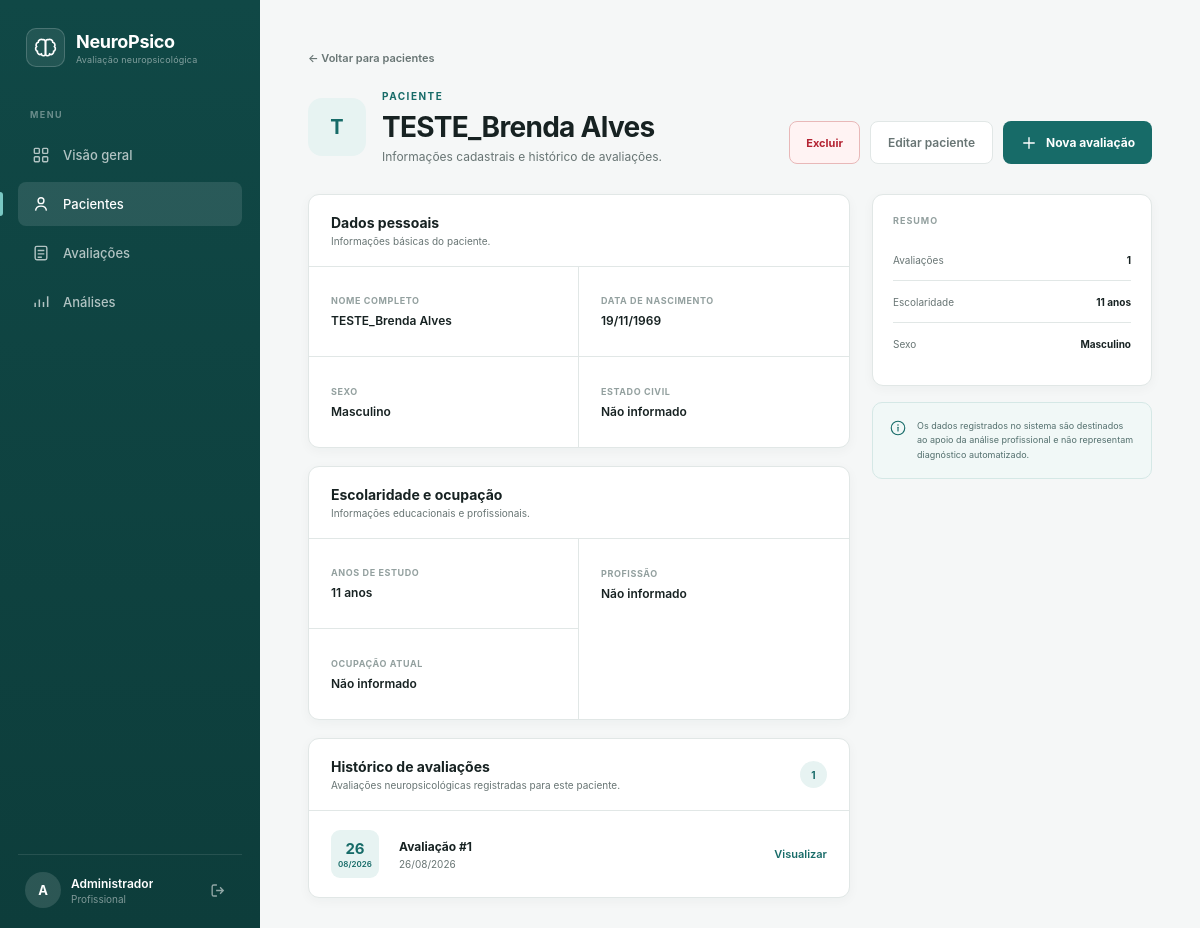
Screenshot of /pacientes/2 (signed in) with the database file from the repository.
### app/models/profissional.py (models this page shows, shortened)
class Profissional(UserMixin, db.Model):
    __tablename__ = "profissional"
    id = db.Column(db.Integer, primary_key=True)
    nome = db.Column(db.String(150), nullable=False)
    email = db.Column(db.String(150), nullable=False, unique=True)
    senha = db.Column(db.String(255), nullable=False)
    avaliacoes = db.relationship(
        "Avaliacao",
        back_populates="profissional"
    )

### app/models/paciente.py (models this page shows, shortened)
class Paciente(db.Model):
    __tablename__ = "paciente"
    id = db.Column(db.Integer, primary_key=True)
    nome = db.Column(db.String(150), nullable=False)
    data_nascimento = db.Column(db.Date, nullable=False)
    sexo = db.Column(db.String(30))
    estado_civil = db.Column(db.String(50))
    anos_estudo = db.Column(db.Integer)
    profissao = db.Column(db.String(100))
    ocupacao_atual = db.Column(db.String(100))
    avaliacoes = db.relationship(
        "Avaliacao",
        back_populates="paciente"
    )

### app/models/avaliacao.py (models this page shows, shortened)
class Avaliacao(db.Model):
    __tablename__ = "avaliacao"
    id = db.Column(db.Integer, primary_key=True)
    data = db.Column(db.Date, nullable=False)
    queixa_atual = db.Column(db.Text)
    horas_sono_anterior = db.Column(db.Float)
    observacao = db.Column(db.Text)
    profissional_id = db.Column(
        db.Integer,
        db.ForeignKey("profissional.id"),
        nullable=False
    )
    paciente_id = db.Column(
        db.Integer,
        db.ForeignKey("paciente.id"),
        nullable=False
    )
    profissional = db.relationship(
        "Profissional",
        back_populates="avaliacoes"
    )
    paciente = db.relationship(
        "Paciente",
        back_populates="avaliacoes"
    )
    ravlt = db.relationship(
        "RAVLT",
        back_populates="avaliacao",
        uselist=False,
        cascade="all, delete-orphan"
    )
    tmt = db.relationship(
        "TMT",
        back_populates="avaliacao",
        uselist=False,
        cascade="all, delete-orphan"
    )
    fluencia_verbal = db.relationship(
        "FluenciaVerbal",
        back_populates="avaliacao",
        uselist=False,
        cascade="all, delete-orphan"
    )

### app/routes/pacientes.py (the view)
@pacientes_bp.route("/<int:paciente_id>")
@login_required
def visualizar(paciente_id):
    paciente = db.get_or_404(Paciente, paciente_id)
    return render_template(
        "pacientes/visualizar.html",
        paciente=paciente
    )

### app/templates/pacientes/visualizar.html (shortened to what this page needs)
{% extends "base.html" %}
{% block content %}
<header class="patient-header">
    <div class="patient-header-main">
        <a
            href="{{ url_for('pacientes.listar') }}"
            class="back-link"
        >
            ← Voltar para pacientes
        </a>
        <div class="patient-title">
            <div class="patient-avatar-large">
                {{ paciente.nome[0] | upper }}
            </div>
            <div>
                <p class="page-eyebrow">
                    PACIENTE
                </p>
                <h1>
                    {{ paciente.nome }}
                </h1>
                <p>
                    Informações cadastrais e histórico de avaliações.
                </p>
            </div>
        </div>
    </div>
    <div class="patient-header-actions">
        <form
            method="POST"
            action="{{ url_for('pacientes.excluir', paciente_id=paciente.id) }}"
            class="delete-form"
            onsubmit="return confirm('Tem certeza que deseja excluir este paciente? Esta ação não poderá ser desfeita.');"
        >
            <button
                type="submit"
                class="button-danger"
            >
                Excluir
            </button>
        </form>
        <a
            href="{{ url_for('pacientes.editar', paciente_id=paciente.id) }}"
            class="button-secondary"
        >
            Editar paciente
        </a>
        <a href="{{ url_for('avaliacoes.nova', paciente_id=paciente.id) }}" class="button-primary" >
            <svg viewBox="0 0 24 24" fill="none">
                <path
                    d="M12 5V19M5 12H19"
                    stroke="currentColor"
                    stroke-width="1.8"
                    stroke-linecap="round"
                />
            </svg>
            Nova avaliação
        </a>
    </div>
</header>
<section class="patient-layout">
    <div class="patient-main">
        <div class="detail-card">
            <div class="detail-card-header">
                <div>
                    <h2>Dados pessoais</h2>
                    <p>
                        Informações básicas do paciente.
                    </p>
                </div>
            </div>
            <div class="detail-grid">
                <div class="detail-item">
                    <span class="detail-label">
                        Nome completo
                    </span>
                    <strong>
                        {{ paciente.nome }}
                    </strong>
                </div>
                <div class="detail-item">
                    <span class="detail-label">
                        Data de nascimento
                    </span>
                    <strong>
                        {{ paciente.data_nascimento.strftime('%d/%m/%Y') }}
                    </strong>
                </div>
                <div class="detail-item">
                    <span class="detail-label">
                        Sexo
                    </span>
                    <strong>
                        {{ paciente.sexo or 'Não informado' }}
                    </strong>
                </div>
                <div class="detail-item">
                    <span class="detail-label">
                        Estado civil
                    </span>
                    <strong>
                        {{ paciente.estado_civil or 'Não informado' }}
                    </strong>
                </div>
            </div>
        </div>
        <div class="detail-card">
            <div class="detail-card-header">
                <div>
                    <h2>Escolaridade e ocupação</h2>
                    <p>
                        Informações educacionais e profissionais.
                    </p>
                </div>
            </div>
            <div class="detail-grid">
                <div class="detail-item">
                    <span class="detail-label">
                        Anos de estudo
                    </span>
                    <strong>
                        {% if paciente.anos_estudo is not none %}
                            {{ paciente.anos_estudo }} anos
                        {% else %}
                            Não informado
                        {% endif %}
                    </strong>
                </div>
                <div class="detail-item">
                    <span class="detail-label">
                        Profissão
                    </span>
                    <strong>
                        {{ paciente.profissao or 'Não informado' }}
                    </strong>
                </div>
                <div class="detail-item">
                    <span class="detail-label">
                        Ocupação atual
                    </span>
                    <strong>
                        {{ paciente.ocupacao_atual or 'Não informado' }}
                    </strong>
                </div>
            </div>
        </div>
        <div class="detail-card">
            <div class="detail-card-header">
                <div>
                    <h2>Histórico de avaliações</h2>
                    <p>
                        Avaliações neuropsicológicas registradas para este paciente.
                    </p>
                </div>
                <span class="count-badge">
                    {{ paciente.avaliacoes | length }}
                </span>
            </div>
            {% if paciente.avaliacoes %}
                <div class="evaluation-list">
                    {% for avaliacao in paciente.avaliacoes %}
                        <div class="evaluation-item">
                            <div class="evaluation-date">
                                <span class="evaluation-day">
                                    {{ avaliacao.data.strftime('%d') }}
                                </span>
                                <span class="evaluation-month">
                                    {{ avaliacao.data.strftime('%m/%Y') }}
                                </span>
                            </div>
                            <div class="evaluation-info">
                                <strong>
                                    Avaliação #{{ avaliacao.id }}
                                </strong>
                                <span>
                                    {{ avaliacao.data.strftime('%d/%m/%Y') }}
                                </span>
                            </div>
                            <a
                                href="{{ url_for('avaliacoes.visualizar', avaliacao_id=avaliacao.id) }}"
                                class="table-action"
                            >
                                Visualizar
                            </a>
                        </div>
                    {% endfor %}
                </div>
            {% endif %}
        </div>
    </div>
    <aside class="patient-sidebar">
        <div class="patient-summary-card">
            <span class="summary-label">
                RESUMO
            </span>
            <div class="summary-row">
                <span>Avaliações</span>
                <strong>
                    {{ paciente.avaliacoes | length }}
                </strong>
            </div>
            <div class="summary-row">
                <span>Escolaridade</span>
                <strong>
                    {% if paciente.anos_estudo is not none %}
                        {{ paciente.anos_estudo }} anos
                    {% else %}
                        —
                    {% endif %}
                </strong>
            </div>
            <div class="summary-row">
                <span>Sexo</span>
                <strong>
                    {{ paciente.sexo or '—' }}
                </strong>
            </div>
        </div>
        <div class="patient-info-box">
            <div class="info-icon">
                <svg viewBox="0 0 24 24" fill="none">
                    <circle
                        cx="12"
                        cy="12"
                        r="9"
                        stroke="currentColor"
                        stroke-width="1.5"
                    />
                    <path
                        d="M12 11V16"
                        stroke="currentColor"
                        stroke-width="1.5"
                        stroke-linecap="round"
                    />
                    <circle
                        cx="12"
                        cy="8"
                        r="1"
                        fill="currentColor"
                    />
                </svg>
            </div>
            <p>
                Os dados registrados no sistema são destinados ao apoio
                da análise profissional e não representam diagnóstico
                automatizado.
            </p>
        </div>
    </aside>
</section>
{% endblock %}

### app/templates/base.html (shortened to what this page needs)
<!DOCTYPE html>
<html lang="pt-BR">
<head>
    <link
        rel="stylesheet"
        href="{{ url_for('static', filename='css/app.css') }}"
    >
</head>
<body>
<div class="app-layout">
    <aside class="sidebar">
        <div class="sidebar-header">
            <div class="brand-icon">
            </div>
            <div>
                <span class="brand-name">NeuroPsico</span>
                <span class="brand-subtitle">
                    Avaliação neuropsicológica
                </span>
            </div>
        </div>
        <nav class="sidebar-nav">
            <span class="nav-section-title">
                MENU
            </span>
            <a
                href="{{ url_for('auth.dashboard') }}"
                class="nav-item {% if request.endpoint == 'auth.dashboard' %}active{% endif %}"
            >
                <span>Visão geral</span>
            </a>
            <a
                href="{{ url_for('pacientes.listar') }}"
                class="nav-item {% if request.blueprint == 'pacientes' %}active{% endif %}"
            >
                <svg viewBox="0 0 24 24" fill="none">
                    <circle
                        cx="12"
                        cy="8"
                        r="3.5"
                        stroke="currentColor"
                        stroke-width="1.7"
                    />
                    <path
                        d="M5.5 20C5.8 16.5 8.3 14.5 12 14.5C15.7 14.5 18.2 16.5 18.5 20"
                        stroke="currentColor"
                        stroke-width="1.7"
                    />
                </svg>
                <span>Pacientes</span>
            </a>
            <a href="{{ url_for('avaliacoes.listar') }}" class="nav-item {% if request.blueprint == 'avaliacoes' %}active{% endif %}">
                <svg viewBox="0 0 24 24" fill="none">
                    <rect
                        x="5"
                        y="4"
                        width="14"
                        height="16"
                        rx="2"
                        stroke="currentColor"
                        stroke-width="1.7"
                    />
                    <path
                        d="M8 9H16M8 13H16M8 17H13"
                        stroke="currentColor"
                        stroke-width="1.7"
                    />
                </svg>
                <span>Avaliações</span>
            </a>
            <a href="{{ url_for('analises.index') }}" class="nav-item">
                <svg viewBox="0 0 24 24" fill="none">
                    <path
                        d="M5 18V13M10 18V9M15 18V12M20 18V5"
                        stroke="currentColor"
                        stroke-width="1.8"
                    />
                </svg>
                <span>Análises</span>
            </a>
        </nav>
        <div class="sidebar-footer">
            <div class="user-info">
                <div class="user-avatar">
                    {{ current_user.nome[0] | upper }}
                </div>
                <div class="user-details">
                    <span class="user-name">
                        {{ current_user.nome }}
                    </span>
                    <span class="user-role">
                        Profissional
                    </span>
                </div>
            </div>
            <a
                href="{{ url_for('auth.logout') }}"
                class="logout-button"
                title="Sair"
            >
                <svg viewBox="0 0 24 24" fill="none">
                    <path
                        d="M10 5H6C4.9 5 4 5.9 4 7V17C4 18.1 4.9 19 6 19H10"
                        stroke="currentColor"
                        stroke-width="1.7"
                    />
                    <path
                        d="M14 8L18 12L14 16M18 12H9"
                        stroke="currentColor"
                        stroke-width="1.7"
                    />
                </svg>
            </a>
        </div>
    </aside>
    <main class="main-content">
        {% block content %}{% endblock %}
    </main>
</div>
</body>
</html>

### rows the page displays
Profissional: nome "A", nome "Administrador"
Paciente: nome "T", nome "TESTE_Brenda Alves", data_nascimento "19/11/1969", sexo "Masculino", estado_civil "Não informado", anos_estudo "11", profissao "Não informado", ocupacao_atual "Não informado"
Avaliacao: data "26", data "08/2026", id "1", data "26/08/2026"

### other values shown
{{ paciente.avaliacoes | length }} "1"
